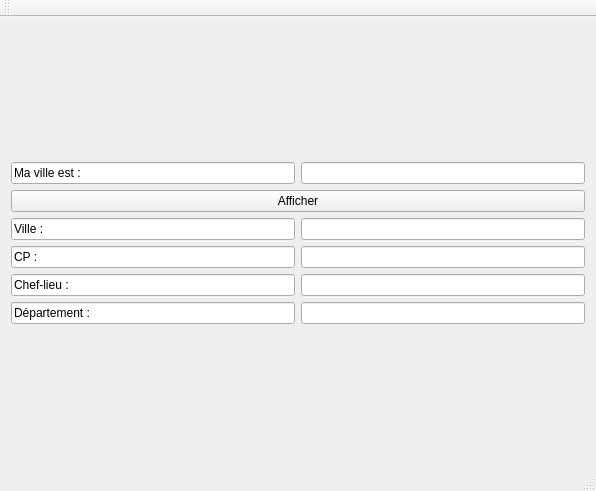
<?xml version="1.0" encoding="UTF-8"?>
<ui version="4.0">
 <class>MainWindow</class>
 <widget class="QMainWindow" name="MainWindow">
  <property name="geometry">
   <rect>
    <x>0</x>
    <y>0</y>
    <width>596</width>
    <height>491</height>
   </rect>
  </property>
  <property name="windowTitle">
   <string>MainWindow</string>
  </property>
  <widget class="QWidget" name="centralWidget">
   <layout class="QVBoxLayout" name="verticalLayout_3">
    <item>
     <layout class="QVBoxLayout" name="verticalLayout_2">
      <item>
       <layout class="QVBoxLayout" name="verticalLayout">
        <item>
         <layout class="QHBoxLayout" name="horizontalLayout_5">
          <item>
           <widget class="QLineEdit" name="lineEdit">
            <property name="text">
             <string>Ma ville est :</string>
            </property>
            <property name="readOnly">
             <bool>true</bool>
            </property>
           </widget>
          </item>
          <item>
           <widget class="QLineEdit" name="lineEdit_10">
            <property name="maxLength">
             <number>32767</number>
            </property>
           </widget>
          </item>
         </layout>
        </item>
        <item>
         <widget class="QPushButton" name="pushButton">
          <property name="text">
           <string>Afficher</string>
          </property>
         </widget>
        </item>
       </layout>
      </item>
      <item>
       <layout class="QHBoxLayout" name="horizontalLayout">
        <item>
         <widget class="QLineEdit" name="lineEdit_3">
          <property name="text">
           <string>Ville :</string>
          </property>
          <property name="readOnly">
           <bool>true</bool>
          </property>
         </widget>
        </item>
        <item>
         <widget class="QLineEdit" name="lineEdit_2">
          <property name="text">
           <string/>
          </property>
          <property name="readOnly">
           <bool>true</bool>
          </property>
         </widget>
        </item>
       </layout>
      </item>
      <item>
       <layout class="QHBoxLayout" name="horizontalLayout_2">
        <item>
         <widget class="QLineEdit" name="lineEdit_5">
          <property name="text">
           <string>CP :</string>
          </property>
          <property name="readOnly">
           <bool>true</bool>
          </property>
         </widget>
        </item>
        <item>
         <widget class="QLineEdit" name="lineEdit_4">
          <property name="text">
           <string/>
          </property>
          <property name="readOnly">
           <bool>true</bool>
          </property>
         </widget>
        </item>
       </layout>
      </item>
      <item>
       <layout class="QHBoxLayout" name="horizontalLayout_3">
        <item>
         <widget class="QLineEdit" name="lineEdit_7">
          <property name="text">
           <string>Chef-lieu :</string>
          </property>
          <property name="readOnly">
           <bool>true</bool>
          </property>
         </widget>
        </item>
        <item>
         <widget class="QLineEdit" name="lineEdit_6">
          <property name="text">
           <string/>
          </property>
          <property name="readOnly">
           <bool>true</bool>
          </property>
         </widget>
        </item>
       </layout>
      </item>
      <item>
       <layout class="QHBoxLayout" name="horizontalLayout_4">
        <item>
         <widget class="QLineEdit" name="lineEdit_9">
          <property name="text">
           <string>Département :</string>
          </property>
          <property name="readOnly">
           <bool>true</bool>
          </property>
         </widget>
        </item>
        <item>
         <widget class="QLineEdit" name="lineEdit_8">
          <property name="text">
           <string/>
          </property>
          <property name="readOnly">
           <bool>true</bool>
          </property>
         </widget>
        </item>
       </layout>
      </item>
     </layout>
    </item>
   </layout>
  </widget>
  <widget class="QMenuBar" name="menuBar">
   <property name="geometry">
    <rect>
     <x>0</x>
     <y>0</y>
     <width>596</width>
     <height>22</height>
    </rect>
   </property>
  </widget>
  <widget class="QToolBar" name="mainToolBar">
   <attribute name="toolBarArea">
    <enum>TopToolBarArea</enum>
   </attribute>
   <attribute name="toolBarBreak">
    <bool>false</bool>
   </attribute>
  </widget>
  <widget class="QStatusBar" name="statusBar"/>
 </widget>
 <layoutdefault spacing="6" margin="11"/>
 <resources/>
 <connections/>
</ui>
